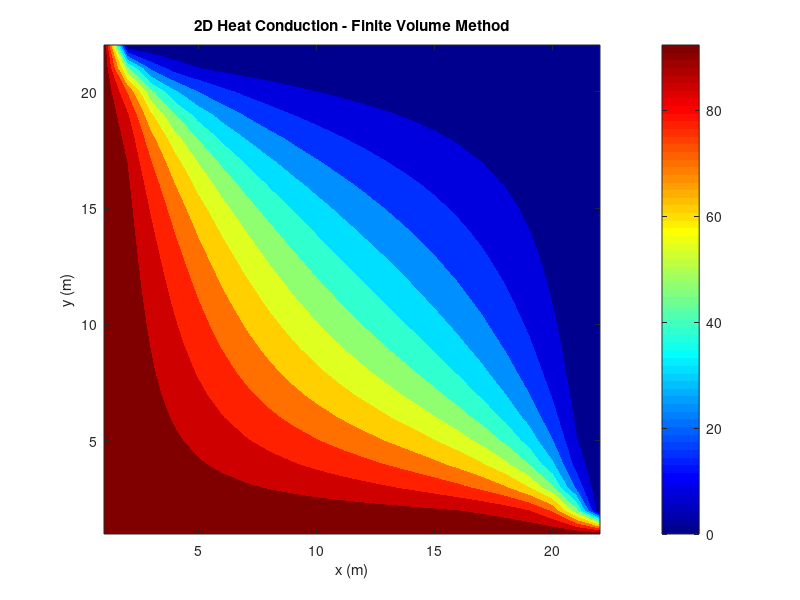
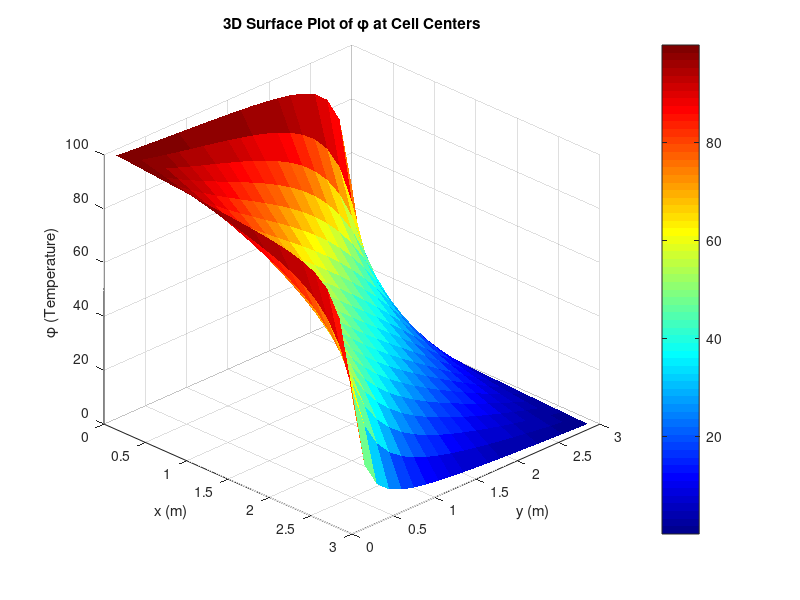

MATLAB code for these plots, in order:
clear; clc; close all;
%% Gauss sidel method
% Domain size
Lx = 3;  % Length in x-direction (m)
Ly = 3;  % Length in y-direction (m)

%% Given Data 
rouh =  1;    % Densityu of the fluid
Gamma = 1;
a =  10;
b = 2;
u = 1;        % Velocity of the fluid along X axis 
v = 4;        % Velocity of the fluid along Y axis 

%% Grid parameters
Nx = 20;  % Number of control volumes in x-direction
Ny = 20;  % Number of control volumes in y-direction
dx = Lx / Nx;
dy = Ly / Ny;

%% Initial Boundary Phi Values 
Phi_Left = 100;
Phi_Right = 0;
Phi_Top = 0;
Phi_Bottom = 100;

%% convection Diffusion Coeff

F_e = rouh*u*dy; F_w = rouh*u*dy;
F_n = rouh*v*dx; F_s = rouh*v*dx;

D = Gamma/dx; %D_e =D_w = D_n = D_s;
D_e = D;
D_w = D;
D_n = D;
D_s = D;
D_A = 2*D;
D_B = 2*D;

%% Initialize temperature field
phi = zeros(Ny+2, Nx+2);

% Apply Dirichlet Boundary Conditions
phi(:, 1)   = Phi_Left; % Left boundary (x = 0)
phi(:, end) = Phi_Right; % Right boundary (x = Lx)
phiT(1, :)   = Phi_Top; % Top boundary (y = Ly)
phi(end, :) = Phi_Bottom; % Bottom boundary (y = 0)
fprintf('The Initial Matrix With all Boundaries(Top Left Right Bottom Left \n')
disp(phi)

%% Finite Volume Coefficients
aW = D_w + F_w/2;
aE = D_e - F_e/2;
aN = D_n - F_n/2;
aS = D_s + F_s/2;

% Modify coefficients near boundaries
aW_b = 2 * D_w + F_w/2 ; 
aE_b = 2 * D_e - F_e/2; 
aN_b = 2 * D_n - F_n/2;
aS_b = 2 * D_s + F_s/2;

%% Iterative solver (Gauss-Seidel)
tol = 1e-6;
error = 1;
iter = 0;

while error > tol
    phi_old = phi;
    
    % Update interior points
    for i = 2:Nx+1
        for j = 2:Ny+1
            if i == 2  % Near left boundary
                % fprintf('left boundary - %d,%d\n',j,i)
                aW_eff = aW_b;
            else
                aW_eff = aW;
            end
%%
            if i == Nx+1  % Near right boundary
                % fprintf(' right boundary - %d,%d\n',j,i)
                aE_eff = aE_b;
            else
                aE_eff = aE;
            end
%%
            if j == 2  % Near Top boundary
                % fprintf('  Top boundary - %d,%d\n',j,i)
                aS_eff = aS_b;
            else
                aS_eff = aS;
            end
%%
            if j == Ny+1  % Near Bottom boundary
                % fprintf('   Bottom boundary - (%d,%d)\n',j,i)
                aN_eff = aN_b;
            else
                aN_eff = aN;
            end
%%
            % Compute new temperature using FVM equation
            aP = aW_eff + aE_eff + aN_eff + aS_eff;
            phi(j, i) = (aE_eff * phi(j, i+1) + aW_eff * phi(j, i-1) + ...
                       aN_eff * phi(j+1, i) + aS_eff * phi(j-1, i)) / aP;
        end
    end
    
    % Compute error
    error = max(max(abs(phi - phi_old)));
    iter = iter + 1;
end
%%
fprintf('The Final T Matrix Temp at respective nodes internal + nearer boundary\n')
disp(phi(2:end-1, 2:end-1))
disp(['Converged in ', num2str(iter), ' iterations with error ', num2str(error)]);


% Till here function is fine function call has to writen the T as Phi ,
% please use phi insted of T
% disp('flipud(T)')
% disp(flipud(T))

% Plot solution
figure;
contourf(flipud(phi), 12, 'LineColor', 'none'); 
colorbar;
%clim([200 500]); % Fix color range
colormap(jet); % Match Python's color map
title('2D Heat Conduction - Finite Volume Method');
xlabel('x (m)');
ylabel('y (m)');
% Define cell-centered coordinates
Px = 1:Nx;
Py = 1:Ny;
xP = (Px - 0.5) * dx;
yP = (Py - 0.5) * dy;
[Xp, Yp] = meshgrid(xP, yP);

% Extract internal phi values (removing ghost cells)
phi_internal = phi(2:end-1, 2:end-1);

% 3D Surface Plot
figure;
surf(Xp, Yp, flipud(phi_internal), 'EdgeColor', 'none');
colorbar;
colormap(jet);
title('3D Surface Plot of \phi at Cell Centers');
xlabel('x (m)');
ylabel('y (m)');
zlabel('\phi (Temperature)');
view(45, 30); % nice viewing angle
